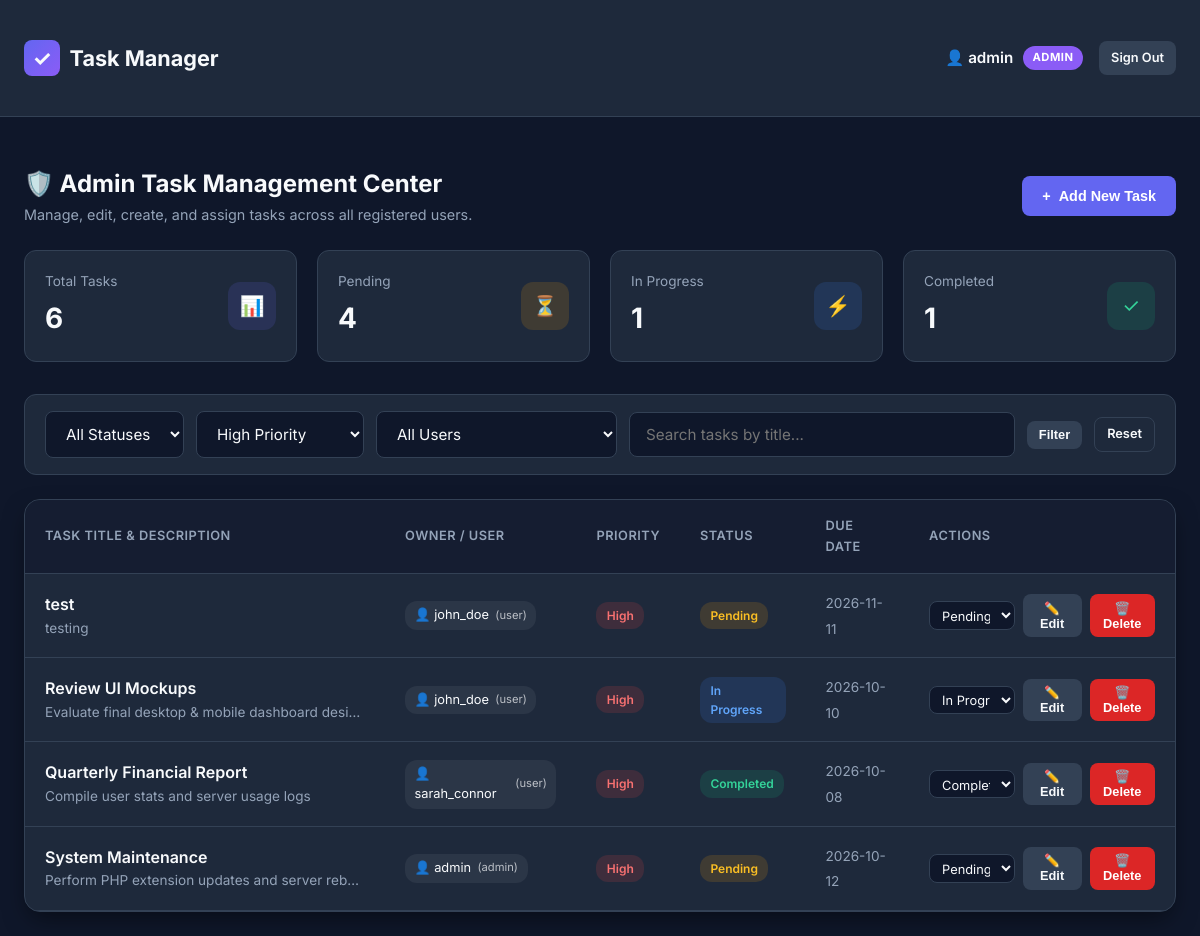
The app's page /dashboard.php?priority=high (signed in) with its own data.
### tables this page shows
CREATE TABLE users (
        id INTEGER PRIMARY KEY AUTOINCREMENT,
        username TEXT UNIQUE NOT NULL,
        email TEXT UNIQUE NOT NULL,
        password TEXT NOT NULL,
        role TEXT NOT NULL DEFAULT 'user',
        created_at DATETIME DEFAULT CURRENT_TIMESTAMP
    );

CREATE TABLE tasks (
        id INTEGER PRIMARY KEY AUTOINCREMENT,
        user_id INTEGER NOT NULL,
        title TEXT NOT NULL,
        description TEXT,
        priority TEXT DEFAULT 'medium',
        status TEXT DEFAULT 'pending',
        due_date DATE,
        created_at DATETIME DEFAULT CURRENT_TIMESTAMP,
        FOREIGN KEY (user_id) REFERENCES users(id) ON DELETE CASCADE
    );

### config.php (called while the page is built, shortened)
<?php
function sanitize($data) {
    return htmlspecialchars(trim($data ?? ''), ENT_QUOTES, 'UTF-8');
}
function is_logged_in() {
    return isset($_SESSION['user_id']) && !empty($_SESSION['user_id']);
}
function is_admin() {
    return is_logged_in() && isset($_SESSION['role']) && $_SESSION['role'] === 'admin';
}
function get_current_user_data() {
    return [
        'id' => $_SESSION['user_id'],
        'username' => $_SESSION['username'],
        'email' => $_SESSION['email'] ?? '',
        'role' => $_SESSION['role']
    ];
}
?>

### dashboard.php (the view, shortened to what this page needs)
<?php
require_once __DIR__ . '/config.php';
$current_user = get_current_user_data();
$is_admin = is_admin();
$filter_status = sanitize($_GET['status'] ?? '');
$filter_priority = sanitize($_GET['priority'] ?? '');
$filter_user = sanitize($_GET['user_id'] ?? '');
$search_query = sanitize($_GET['q'] ?? '');
if ($is_admin) {
    $stats_total = $pdo->query("SELECT COUNT(*) FROM tasks")->fetchColumn();
    $stats_pending = $pdo->query("SELECT COUNT(*) FROM tasks WHERE status = 'pending'")->fetchColumn();
    $stats_progress = $pdo->query("SELECT COUNT(*) FROM tasks WHERE status = 'in_progress'")->fetchColumn();
    $stats_completed = $pdo->query("SELECT COUNT(*) FROM tasks WHERE status = 'completed'")->fetchColumn();
}
if ($is_admin) {
    $all_users = $pdo->query("SELECT id, username, email, role FROM users ORDER BY username ASC")->fetchAll();
}
$sql = "SELECT t.*, u.username as owner_name, u.role as owner_role
        FROM tasks t
        JOIN users u ON t.user_id = u.id
        WHERE 1=1";
$params = [];
if (!empty($filter_priority)) {
    $sql .= " AND t.priority = ?";
    $params[] = $filter_priority;
}
$sql .= " ORDER BY CASE t.priority WHEN 'high' THEN 1 WHEN 'medium' THEN 2 WHEN 'low' THEN 3 END, t.created_at DESC";
$stmt = $pdo->prepare($sql);
$stmt->execute($params);
$tasks = $stmt->fetchAll();
?>
<!DOCTYPE html>
<html lang="en">
<head>
    <link rel="stylesheet" href="style.css">
</head>
<body>
    <nav class="navbar">
        <div class="container navbar-content">
            <a href="dashboard.php" class="brand">
                <div class="brand-icon">✓</div>
                Task Manager
            </a>
            <div class="user-profile">
                <div class="user-info">
                    <span style="font-weight: 600; font-size: 0.95rem;">
                        👤 <?php echo htmlspecialchars($current_user['username']); ?>
                    </span>
                    <span class="role-badge <?php echo $is_admin ? 'role-admin' : 'role-user'; ?>">
                        <?php echo htmlspecialchars(strtoupper($current_user['role'])); ?>
                    </span>
                </div>
                <a href="logout.php" class="btn btn-secondary btn-sm">Sign Out</a>
            </div>
        </div>
    </nav>
    <div class="container">
        <div class="dashboard-header">
            <div class="dashboard-title">
                <h2>
                    <?php echo $is_admin ? '🛡️ Admin Task Management Center' : '📋 My Tasks Dashboard'; ?>
                </h2>
                <p>
                    <?php echo $is_admin
                        ? 'Manage, edit, create, and assign tasks across all registered users.'
                        : 'Organize, create, update, and track your assigned tasks.'; ?>
                </p>
            </div>
            <button class="btn btn-primary" onclick="openCreateModal()">
                <span>+</span> Add New Task
            </button>
        </div>
        <div class="stats-grid">
            <div class="stat-card">
                <div class="stat-info">
                    <span>Total Tasks</span>
                    <h3><?php echo $stats_total; ?></h3>
                </div>
                <div class="stat-icon" style="background: rgba(99, 102, 241, 0.15); color: #818cf8;">📊</div>
            </div>
            <div class="stat-card">
                <div class="stat-info">
                    <span>Pending</span>
                    <h3><?php echo $stats_pending; ?></h3>
                </div>
                <div class="stat-icon" style="background: var(--status-pending-bg); color: var(--status-pending-text);">⏳</div>
            </div>
            <div class="stat-card">
                <div class="stat-info">
                    <span>In Progress</span>
                    <h3><?php echo $stats_progress; ?></h3>
                </div>
                <div class="stat-icon" style="background: var(--status-progress-bg); color: var(--status-progress-text);">⚡</div>
            </div>
            <div class="stat-card">
                <div class="stat-info">
                    <span>Completed</span>
                    <h3><?php echo $stats_completed; ?></h3>
                </div>
                <div class="stat-icon" style="background: var(--status-completed-bg); color: var(--status-completed-text);">✓</div>
            </div>
        </div>
        <form action="dashboard.php" method="GET" class="controls-bar">
            <div class="filter-group">
                <select name="status" class="form-control" style="width: auto;" onchange="this.form.submit()">
                    <option value="">All Statuses</option>
                </select>
                <select name="priority" class="form-control" style="width: auto;" onchange="this.form.submit()">
                    <option value="high" <?php echo $filter_priority === 'high' ? 'selected' : ''; ?>>High Priority</option>
                </select>
                <?php if ($is_admin): ?>
                    <select name="user_id" class="form-control" style="width: auto;" onchange="this.form.submit()">
                        <option value="">All Users</option>
                    </select>
                <?php endif; ?>
                <input type="text" name="q" class="form-control search-input" placeholder="Search tasks by title..." value="<?php echo htmlspecialchars($search_query); ?>">
                <button type="submit" class="btn btn-secondary btn-sm">Filter</button>
                <?php if (!empty($filter_status) || !empty($filter_priority) || !empty($filter_user) || !empty($search_query)): ?>
                    <a href="dashboard.php" class="btn btn-secondary btn-sm" style="background: transparent; border: 1px solid var(--border-color);">Reset</a>
                <?php endif; ?>
            </div>
        </form>
        <div class="tasks-container">
            <?php if (count($tasks) > 0): ?>
                <div class="table-responsive">
                    <table class="tasks-table">
                        <thead>
                            <tr>
                                <th>Task Title & Description</th>
                                <?php if ($is_admin): ?>
                                    <th>Owner / User</th>
                                <?php endif; ?>
                                <th>Priority</th>
                                <th>Status</th>
                                <th>Due Date</th>
                                <th>Actions</th>
                            </tr>
                        </thead>
                        <tbody>
                            <?php foreach ($tasks as $task): ?>
                                <tr>
                                    <td>
                                        <span class="task-title-cell"><?php echo htmlspecialchars($task['title']); ?></span>
                                        <?php if (!empty($task['description'])): ?>
                                            <span class="task-desc-cell" title="<?php echo htmlspecialchars($task['description']); ?>">
                                                <?php echo htmlspecialchars($task['description']); ?>
                                            </span>
                                        <?php endif; ?>
                                    </td>
                                    <?php if ($is_admin): ?>
                                        <td>
                                            <span class="user-pill">
                                                👤 <?php echo htmlspecialchars($task['owner_name']); ?>
                                                <small style="opacity: 0.7; font-size: 0.7rem;">(<?php echo $task['owner_role']; ?>)</small>
                                            </span>
                                        </td>
                                    <?php endif; ?>
                                    <td>
                                        <span class="badge badge-<?php echo htmlspecialchars($task['priority']); ?>">
                                            <?php echo htmlspecialchars(ucfirst($task['priority'])); ?>
                                        </span>
                                    </td>
                                    <td>
                                        <span class="badge badge-<?php echo htmlspecialchars($task['status']); ?>">
                                            <?php echo htmlspecialchars(ucfirst(str_replace('_', ' ', $task['status']))); ?>
                                        </span>
                                    </td>
                                    <td>
                                        <span style="font-size: 0.85rem; color: var(--text-muted);">
                                            <?php echo $task['due_date'] ? htmlspecialchars($task['due_date']) : '—'; ?>
                                        </span>
                                    </td>
                                    <td>
                                        <div class="actions-cell">
                                            <form action="task_action.php" method="POST" style="display: inline-block;">
                                                <select name="status" class="form-control" style="padding: 0.3rem 0.5rem; font-size: 0.8rem;" onchange="this.form.submit()">
                                                    <option value="pending" <?php echo $task['status'] === 'pending' ? 'selected' : ''; ?>>Pending</option>
                                                    <option value="in_progress" <?php echo $task['status'] === 'in_progress' ? 'selected' : ''; ?>>In Progress</option>
                                                    <option value="completed" <?php echo $task['status'] === 'completed' ? 'selected' : ''; ?>>Completed</option>
                                                </select>
                                            </form>
                                            <button class="btn btn-secondary btn-sm" onclick='openEditModal(<?php echo json_encode($task); ?>)'>
                                                ✏️ Edit
                                            </button>
                                            <form action="task_action.php" method="POST" style="display: inline-block;" onsubmit="return confirm('Are you sure you want to delete this task?');">
                                                <button type="submit" class="btn btn-danger btn-sm">
                                                    🗑️ Delete
                                                </button>
                                            </form>
                                        </div>
                                    </td>
                                </tr>
                            <?php endforeach; ?>
                        </tbody>
                    </table>
                </div>
            <?php endif; ?>
        </div>
    </div>
</body>
</html>

### records on screen
users: username "admin", role "ADMIN"
tasks: title "test", description "testing", user.username "john_doe", user.role "user", priority "High", status "Pending", due_date "2026-11-11"
tasks: title "Review UI Mockups", description "Evaluate final desktop & mobile dashboard desi…", user.username "john_doe", user.role "user", priority "High", status "In Progress", due_date "2026-10-10"
tasks: title "Quarterly Financial Report", description "Compile user stats and server usage logs", user.username "sarah_connor", user.role "user", priority "High", status "Completed", due_date "2026-10-08"
tasks: title "System Maintenance", description "Perform PHP extension updates and server reb…", user.username "admin", user.role "admin", priority "High", status "Pending", due_date "2026-10-12"

### other values on screen
$stats_total "6"
$stats_pending "4"
$stats_progress "1"
$stats_completed "1"
